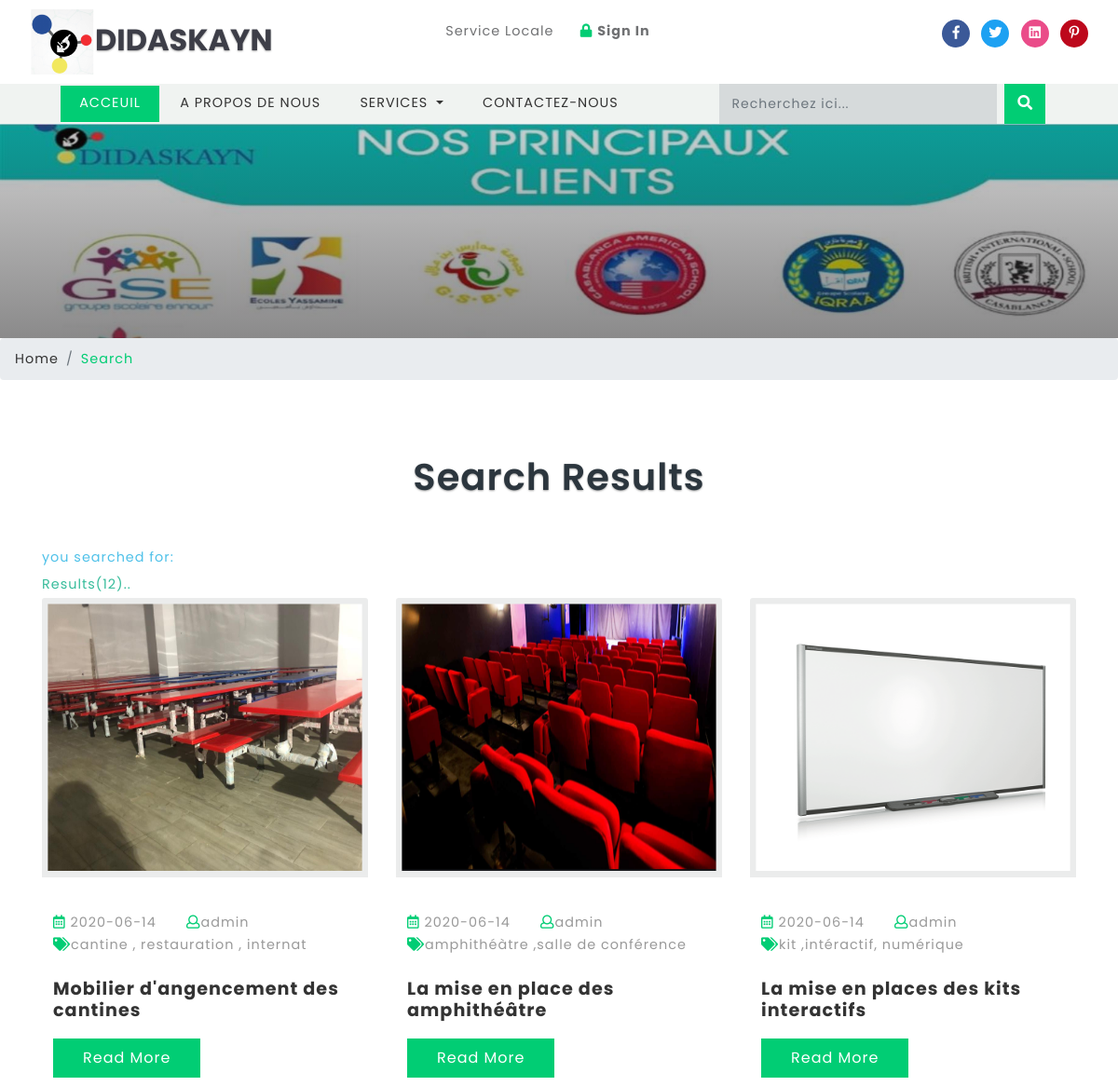
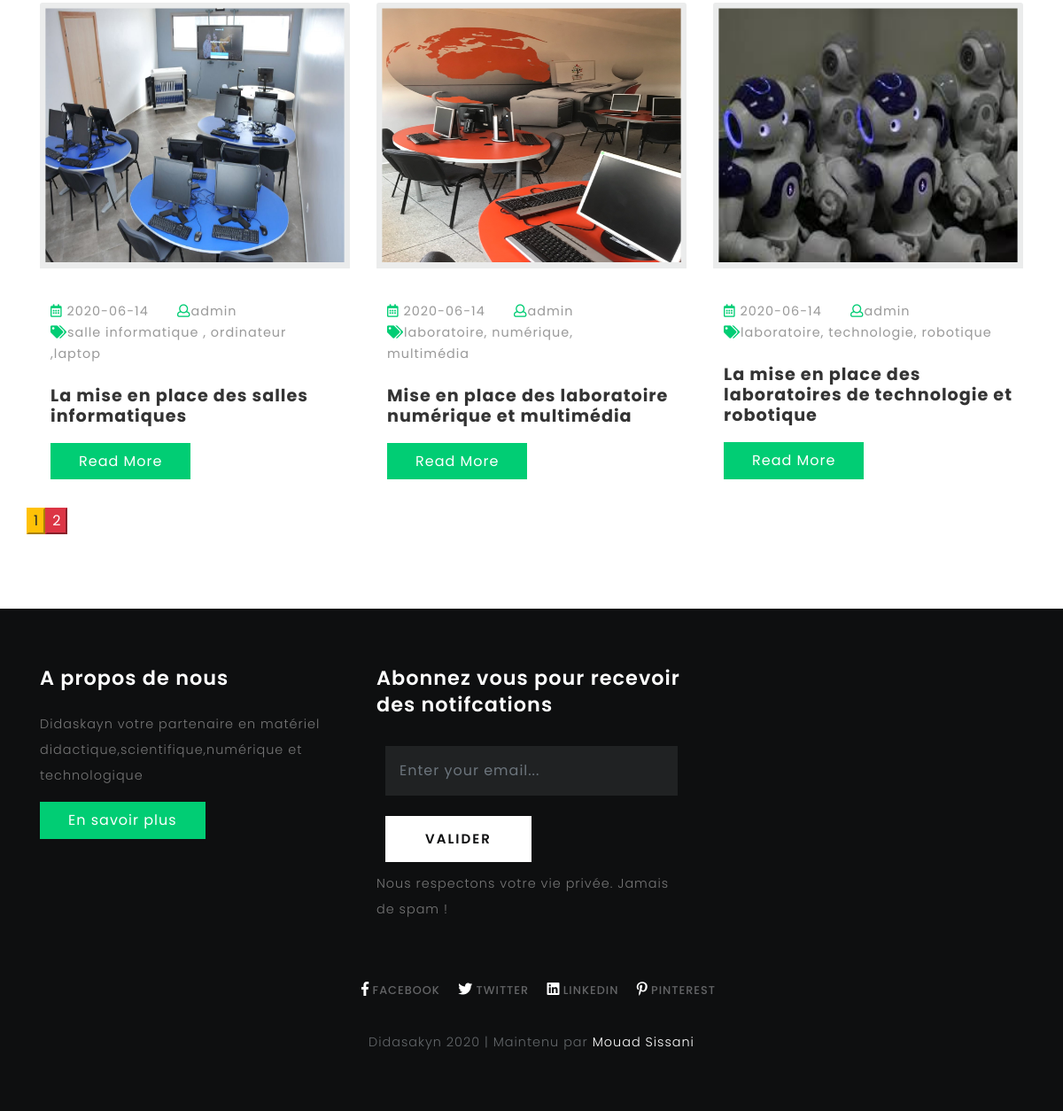
Screenshot of /search.php with the database file from the repository (2 pictures, top to bottom).
### tables this page shows
CREATE TABLE `blogs` (
  `id` int(10) UNSIGNED NOT NULL,
  `title` varchar(190) NOT NULL,
  `tags` varchar(40) NOT NULL,
  `content` text NOT NULL,
  `photo` varchar(50) NOT NULL,
  `posted` varchar(40) NOT NULL,
  `date` date DEFAULT NULL,
  `author` varchar(40) DEFAULT NULL,
  `category` varchar(40) NOT NULL
);

CREATE TABLE `titles` (
  `id` int(10) UNSIGNED NOT NULL,
  `website_name` varchar(40) DEFAULT NULL,
  `tagline` varchar(40) DEFAULT NULL,
  `icon` varchar(40) DEFAULT NULL,
  `keywords` varchar(220) DEFAULT NULL,
  `short_description` varchar(200) DEFAULT NULL,
  `bannertext1` varchar(150) DEFAULT NULL,
  `bannertext2` varchar(150) DEFAULT NULL,
  `bannertext3` varchar(150) DEFAULT NULL,
  `bannertext4` varchar(150) DEFAULT NULL,
  `detailed_description` text DEFAULT NULL,
  `address` varchar(40) DEFAULT NULL,
  `email` varchar(80) DEFAULT NULL,
  `phone` varchar(40) DEFAULT NULL,
  `googlemap` varchar(1000) DEFAULT NULL
);

### search.php (the view, shortened to what this page needs)
<?php require("libs/fetch_data.php");?>
<?php
require_once('database/db.php');
?>
<!DOCTYPE html>
<html lang="zxx">
<head>
	<title>Search|<?php getwebname("titles"); echo"|"; gettagline("titles");?></title>
	<link href="css/bootstrap.css" rel='stylesheet' type='text/css' />
	<link rel="stylesheet" href="css/single.css">
	<link href="css/style.css" rel='stylesheet' type='text/css' />
	<link href="css/fontawesome-all.css" rel="stylesheet">
</head>
<body>
	<?php include("header.php");?>
	<?php
    $search_keyword = '';
    $sql = 'SELECT * FROM blogs WHERE title LIKE :keyword OR content LIKE :keyword  OR tags LIKE :keyword OR author LIKE :keyword ORDER BY id DESC ';
    $per_page_html = '';
    $page = 1;
    $start=0;
    $limit=" limit " . $start . "," . ROW_PER_PAGE;
    $pagination_statement = $pdo_conn->prepare($sql);
    $pagination_statement->bindValue(':keyword', '%' . $search_keyword . '%', PDO::PARAM_STR);
    $pagination_statement->execute();
    $row_count = $pagination_statement->rowCount();
    if(!empty($row_count)){
    	$per_page_html .= "<div style='text-align:center;margin:20px 0px;'>";
    	$page_count=ceil($row_count/ROW_PER_PAGE);
    	if($page_count>1) {
    		for($i=1;$i<=$page_count;$i++){
    			if($i==$page){
    				$per_page_html .= '<input type="submit" name="page" value="' . $i . '" class="btn-page current btn-warning" />';
    			} else {
    				$per_page_html .= '<input type="submit" name="page" value="' . $i . '" class="btn-page btn-danger" />';
    			}
    		}
    	}
    	$per_page_html .= "</div>";
    }
    $query = $sql.$limit;
    $pdo_statement = $pdo_conn->prepare($query);
    $pdo_statement->bindValue(':keyword', '%' . $search_keyword . '%', PDO::PARAM_STR);
    $pdo_statement->execute();
    $result = $pdo_statement->fetchAll();
    ?>
	<div class="banner-inner">
	</div>
	<ol class="breadcrumb">
		<li class="breadcrumb-item">
			<a href="index.html">Home</a>
		</li>
		<li class="breadcrumb-item active">Search</li>
	</ol>
	<section class="main-content-w3layouts-agileits">
		<div class="container">
			<h3 class="tittle">Search Results</h3>
			<div class="inner-sec">
				<?php  if ($row_count==0) {
    						echo "<p style=color:#E9573F><b>sorry your search for:<u style=color:black>$search_keyword</u> returned zero results</b></p>";
    						echo "<p><b style=color:#4FC1E9>Suggestions<b><br>Your search item is not available on Our Website<br>Try being more specific with key words<br>Enter key word using title<br>Try search using category<br>Try again later<br></p>";
    						echo "<p><a href=\"http://www.google.com/search?q="
    						. $search_keyword . "\" target=\"_blank\" title=\"Look up
    						" . $search_keyword . " on Google\" style=color:#37BC9B>Click here</a> to try the
    						search on google</p>";
    					}
    					else{
    						echo "<p style=color:#4FC1E9><b>you searched for:<u style=color:black> $search_keyword</u></b></p>";
    						echo "<p style=color:#37BC9B><b>Results($row_count)..</b></p>";
    					}
    					?>
				<div class="left-blog-info-w3layouts-agileits text-left">
					<div class="row">
						<?php
    					if(!empty($result)) {
    						foreach($result as $row) {
                                ?>
						<div class="col-lg-4 card">
							<a href="single.php?id=<?php echo $row['id']; ?>">
								<img src="blogadmin/images/<?php echo $row['photo']; ?>" class="card-img-top img-fluid" alt="fantastic cms" style="width: 480px;height: 300px">
							</a>
							<div class="card-body">
								<ul class="blog-icons my-4">
									<li>
										<a href="#">
											<i class="far fa-calendar-alt"></i> <?php echo $row['date']; ?></a>
									</li>
									<li class="mx-2">
										<a href="#">
											<i class="far fa-user"></i><?php echo $row['author']; ?></a>
									</li>
									<li>
										<a href="#">
											<i class="fas fa-tags"></i><?php echo $row['tags']; ?></a>
									</li>
								</ul>
								<h5 class="card-title">
									<a href="single.php?id=<?php echo $row['id']; ?>"><?php echo $row['title']; ?></a>
								</h5>
								<a href="single.php?id=<?php echo $row['id']; ?>" class="btn btn-primary read-m">Read More</a>
							</div>
						</div>
						<?php
                                  }
                              }
                              ?>
                              <?php echo $per_page_html; ?>
					</div>
				</div>
			</div>
		</div>
	</section>
	<?php include("footer.php") ?>
</body>
</html>

### header.php (shortened to what this page needs)
<header>
		<div class="top-bar_sub_w3layouts container-fluid">
			<div class="row">
				<div class="col-md-4 logo text-left">
					<a class="navbar-brand" href="index.php">
						<img src="./images/log.ico" with="200px" height="70px"/>Didaskayn</a>
				</div>
				<div class="col-md-4 top-forms text-center mt-lg-3 mt-md-1 mt-0">
					<span>Service Locale</span>
					<span class="mx-lg-4 mx-md-2  mx-1">
						<a href="blogadmin/index.php">
							<i class="fas fa-lock"></i> <strong>Sign In</strong></a>
					</span>
				</div>
				<div class="col-md-4 log-icons text-right">
					<ul class="social_list1 mt-3">
						<li>
							<a href="https://web.facebook.com/didakayn/?_rdc=1&_rdr" class="facebook1 mx-2" >
								<i class="fab fa-facebook-f"></i>
							</a>
						</li>
						<li>
							<a href="<?php getlinks("links","twitter");?>" class="twitter2">
								<i class="fab fa-twitter"></i>
							</a>
						</li>
						<li>
							<a href="https://lu.linkedin.com/company/didaskayn" class="dribble3 mx-2">
								<i class="fab fa-linkedin"></i>
							</a>
						</li>
						<li>
							<a href="<?php getlinks("links","pinterest");?>" class="pin">
								<i class="fab fa-pinterest-p"></i>
							</a>
						</li>
					</ul>
				</div>
			</div>
		</div>
			<div class="header_top" id="home">
				<nav class="navbar navbar-expand-lg navbar-light bg-light">
					<div class="collapse navbar-collapse" id="navbarSupportedContent">
						<ul class="navbar-nav mr-auto">
							<li class="nav-item active">
								<a class="nav-link" href="index.php">Acceuil
								</a>
							</li>
							<li class="nav-item">
								<a class="nav-link" href="about.php">A propos de nous</a>
							</li>
							<li class="nav-item dropdown">
								<a class="nav-link dropdown-toggle" href="#" id="navbarDropdown" role="button" data-toggle="dropdown" aria-haspopup="true"
								    aria-expanded="false">
									Services
								</a>
							</li>
							<li class="nav-item">
								<a class="nav-link" href="contact.php">Contactez-Nous</a>
							</li>
						</ul>
							<form action="search.php" method="post" class="form-inline my-2 my-lg-0 header-search" name="form">
								<input class="form-control mr-sm-2" type="search" placeholder="Recherchez ici..." required="yes" type="text" name="search[keyword]">
								<button class="btn btn1 my-2 my-sm-0" type="submit" name="submit"><i class="fas fa-search"></i></button>
							</form>
					</div>
				</nav>
			</div>
	</header>

### libs/fetch_data.php (shortened to what this page needs)
<?php
function getshortdescription($table){
	require("database/db_connect.php");
	$sql="SELECT * FROM $table ";
	if ($result=mysqli_query($con,$sql))
	{
		foreach ($result as $titles => $sdc) {
			echo ''.$sdc['short_description'].'';
		}
	}
}
function getwebname($table){
	require("database/db_connect.php");
	$sql="SELECT * FROM $table ";
	if ($result=mysqli_query($con,$sql))
	{
		$rowcount=mysqli_num_rows($result);
		if ($rowcount==0) {
			echo 'No Name!!';
		}
		foreach ($result as $titles => $blogname) {
			echo ''.$blogname['website_name'].'';
		}
	}
}
function getlinks($table,$platform){
	require("database/db_connect.php");
	$sql="SELECT * FROM $table ";
	if ($result=mysqli_query($con,$sql))
	{
		$rowcount=mysqli_num_rows($result);
		if ($rowcount==0) {
			echo '#';
		}
		foreach ($result as $link => $site) {
			if ($platform=="facebook") {
				echo ''.$site['facebook'].'';
			}
			elseif ($platform=="twitter") {
				echo ''.$site['twitter'].'';
			}
			elseif ($platform=="googleplus") {
				echo ''.$site['googleplus'].'';
			}
			elseif ($platform=="pinterest") {
				echo ''.$site['pinterest'].'';
			}
			elseif ($platform=="dribble") {
				echo ''.$site['dribble'].'';
			}
		}
	}
}
?>

### footer.php (shortened to what this page needs)
<footer>
	<div class="container">
		<div class="row">
			<div class="col-lg-4 footer-grid-agileits-w3ls text-left">
				<h3>A propos de nous</h3>
				<p><?php getshortdescription("titles"); ?></p>
				<div class="read">
					<a href="about.php" class="btn btn-primary read-m">En savoir plus</a>
				</div>
			</div>
			<div class="col-lg-4 subscribe-main footer-grid-agileits-w3ls text-left">
				<h2>Abonnez vous pour recevoir des notifcations</h2>
				<div class="subscribe-main text-left">
						<div class="subscribe-form">
								<form action="#" method="post" class="subscribe_form">
									<input class="form-control" type="email" placeholder="Enter your email..." required="">
									<button type="submit" class="btn btn-primary submit">Valider</button>
								</form>
					   </div>
					<p>Nous respectons votre vie privée. Jamais de spam !</p>
				</div>
			</div>
		</div>
		<div class="footer-cpy text-center">
			<div class="footer-social">
				<div class="copyrighttop">
					<ul>
						<li class="mx-3">
							<a class="facebook" href="https://web.facebook.com/didakayn/?_rdc=1&_rdr">
								<i class="fab fa-facebook-f"></i>
								<span>Facebook</span>
							</a>
						</li>
						<li>
							<a class="facebook" href="<?php getlinks("links","twitter");?>">
								<i class="fab fa-twitter"></i>
								<span>Twitter</span>
							</a>
						</li>
						<li class="mx-3">
							<a class="facebook" href="https://lu.linkedin.com/company/didaskayn">
								<i class="fab fa-linkedin"></i>
								<span>LinkedIn</span>
							</a>
						</li>
						<li>
							<a class="facebook" href="<?php getlinks("links","pinterest");?>">
								<i class="fab fa-pinterest-p"></i>
								<span>Pinterest</span>
							</a>
						</li>
					</ul>
				</div>
			</div>
			<div class="w3layouts-agile-copyrightbottom">
				<p> Didasakyn <?php $current=date("Y"); print_r($current);?> | Maintenu par
					<a href="https://www.linkedin.com/in/mouad-sissani-322593185/">Mouad Sissani</a>
				</p>
			</div>
		</div>
	</div>
</footer>

### css/single.css (style rules this page uses)
.card-body { padding: 12px; }

### rows the page displays
blogs: photo (picture), date "2020-06-14", author "admin", tags "cantine , restauration , internat", title "Mobilier d'angencement des cantines"
blogs: photo (picture), date "2020-06-14", author "admin", tags "amphithéàtre ,salle de conférence", title "La mise en place des amphithéâtre"
blogs: photo (picture), date "2020-06-14", author "admin", tags "kit ,intéractif, numérique", title "La mise en places des kits interactifs"
blogs: photo (picture), date "2020-06-14", author "admin", tags "salle informatique , ordinateur ,laptop", title "La mise en place des salles informatiques"
blogs: photo (picture), date "2020-06-14", author "admin", tags "laboratoire, numérique, multimédia", title "Mise en place des laboratoire numérique et multimédia"
blogs: photo (picture), date "2020-06-14", author "admin", tags "laboratoire, technologie, robotique", title "La mise en place des laboratoires de technologie et robotique"
titles: short_description "Didaskayn votre partenaire en matériel didactique,scientifique,numérique et technologique"

### other values shown
$row_count "12"
